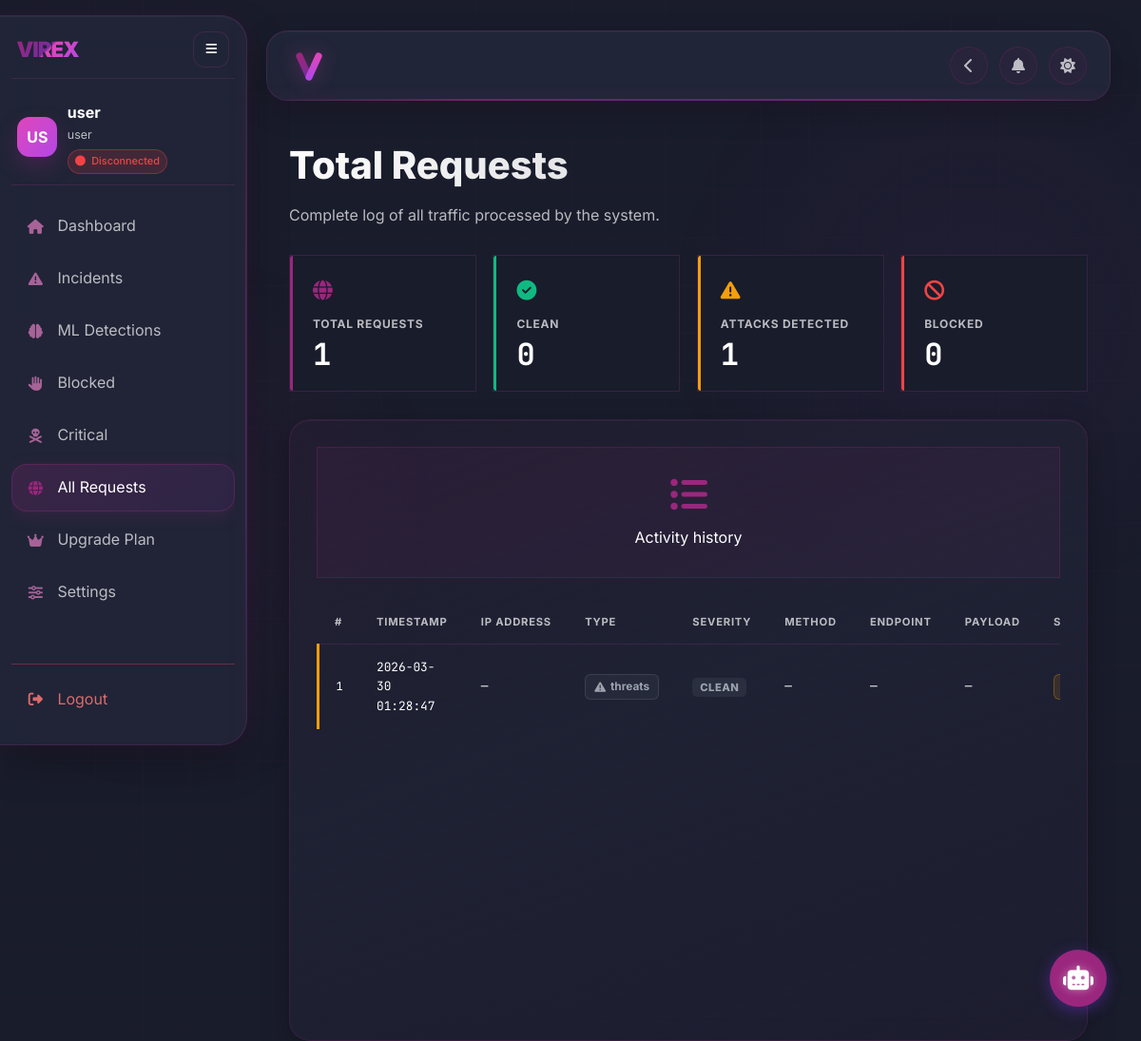
Page /requests (signed in) on the committed database.
### tables this page shows
CREATE TABLE users (
    user_id INTEGER PRIMARY KEY AUTOINCREMENT,
    username TEXT NOT NULL UNIQUE,
    password_hash TEXT NOT NULL,
    email TEXT UNIQUE,
    role_id INTEGER,
    department_id INTEGER,
    is_active BOOLEAN DEFAULT 1,
    last_login TIMESTAMP,
    created_at TIMESTAMP DEFAULT CURRENT_TIMESTAMP,
    updated_at TIMESTAMP, reset_token TEXT, reset_token_expiry TIMESTAMP,
    FOREIGN KEY (role_id) REFERENCES roles(role_id),
    FOREIGN KEY (department_id) REFERENCES departments(department_id)
);

CREATE TABLE roles (
    role_id INTEGER PRIMARY KEY AUTOINCREMENT,
    name TEXT NOT NULL,
    description TEXT,
    created_at TIMESTAMP DEFAULT CURRENT_TIMESTAMP
);

### app/dashboard/routes.py (the view)
    @app.route('/requests')
    @token_required
    def requests_page(current_user):
        logs = dashboard.load_audit_log()
        logs.sort(key=lambda x: x.get('timestamp', ''), reverse=True)
        return render_template('requests.html', logs=logs, title="Total Requests", user=current_user)

### app/templates/requests.html (shortened to what this page needs)
{% extends "sidebar_layout.html" %} {% set active_page = 'requests' %}  {% block stylesheets %}
<link
  rel="stylesheet"
  href="{{ url_for('static', filename='css/requests.css') }}"
/>
{% endblock %} {% block content %}
<main class="main-content">
  <header class="section-title">
    <h1>{{ title }}</h1>
    <p>Complete log of all traffic processed by the system.</p>
  </header>
  {% set total = logs | length %} {% set clean = logs |
  selectattr('attack_type', 'equalto', 'Clean') | list | length %} {% set
  attacks = total - clean %} {% set blocked_count = logs | selectattr('blocked',
  'equalto', true) | list | length %}
  <div class="req-summary">
    <div class="req-card card-total">
      <div class="req-card-icon"><i class="fas fa-globe"></i></div>
      <div class="req-card-label">Total Requests</div>
      <div class="req-card-value">{{ total }}</div>
    </div>
    <div class="req-card card-clean">
      <div class="req-card-icon">
        <i class="fas fa-circle-check"></i>
      </div>
      <div class="req-card-label">Clean</div>
      <div class="req-card-value">{{ clean }}</div>
    </div>
    <div class="req-card card-attack">
      <div class="req-card-icon">
        <i class="fas fa-triangle-exclamation"></i>
      </div>
      <div class="req-card-label">Attacks Detected</div>
      <div class="req-card-value">{{ attacks }}</div>
    </div>
    <div class="req-card card-blocked">
      <div class="req-card-icon"><i class="fas fa-ban"></i></div>
      <div class="req-card-label">Blocked</div>
      <div class="req-card-value">{{ blocked_count }}</div>
    </div>
  </div>
  <div class="table-card">
    {% if user.role == 'user' %}
    <div class="user-notice">
      <i class="fas fa-list-ul"></i>
      <h>Activity history </h2>
    </div>
    {% endif %}
    <div class="req-table-wrap">
      <table class="req-table" id="req-table">
        <thead>
          <tr>
            <th>#</th>
            <th>Timestamp</th>
            <th class="admin-only">IP Address</th>
            <th>Type</th>
            <th>Severity</th>
            <th class="admin-only">Method</th>
            <th class="admin-only">Endpoint</th>
            <th class="admin-only">Payload</th>
            <th>Status</th>
          </tr>
        </thead>
        <tbody id="req-tbody">
          {% for log in logs %} {% set t = (log.attack_type or log.type or '') |
          lower %} {% if log.blocked %}{% set row_tint = 'row-blocked-tint' %}
          {% elif 'clean' in t %}{% set row_tint = 'row-clean-tint' %} {% else
          %}{% set row_tint = 'row-attack-tint' %}{% endif %}
          <tr
            class="{{ row_tint }}"
            data-type="{{ t }}"
            data-blocked="{{ 'true' if log.blocked else 'false' }}"
            data-search="{{ (log.ip or '') ~ ' ' ~ (log.attack_type or '') ~ ' ' ~ (log.endpoint or '') | lower }}"
          >
            <td class="mono idx-cell">{{ loop.index }}</td>
            <td class="mono">{{ log.timestamp }}</td>
            <td class="admin-only mono">{{ log.ip or '—' }}</td>
            <td>
              {% if user.role == 'admin' %} {% if 'sql' in t %}<span
                class="threat-badge t-sqli"
                ><i class="fas fa-database"></i> {{ log.attack_type }}</span
              >
              {% elif 'xss' in t %}<span class="threat-badge t-xss"
                ><i class="fas fa-code"></i> {{ log.attack_type }}</span
              >
              {% elif 'brute' in t %}<span class="threat-badge t-brute"
                ><i class="fas fa-key"></i> {{ log.attack_type }}</span
              >
              {% elif 'scan' in t %}<span class="threat-badge t-scanner"
                ><i class="fas fa-eye"></i> {{ log.attack_type }}</span
              >
              {% elif 'ml' in t or 'anomaly' in t %}<span
                class="threat-badge t-ml"
                ><i class="fas fa-brain"></i> {{ log.attack_type }}</span
              >
              {% elif 'rate' in t %}<span class="threat-badge t-rate"
                ><i class="fas fa-bolt"></i> {{ log.attack_type }}</span
              >
              {% elif 'clean' in t %}<span class="threat-badge t-clean"
                ><i class="fas fa-circle-check"></i> Clean</span
              >
              {% else %}<span class="threat-badge t-unknown"
                ><i class="fas fa-circle-question"></i> {{ log.attack_type or
                '—' }}</span
              >
              {% endif %} {% else %} {% if log.attack_type != 'Clean' %}
              <span class="threat-badge t-unknown"
                ><i class="fas fa-triangle-exclamation"></i> threats </span
              >
              {% else %}
              <span class="threat-badge t-clean"
                ><i class="fas fa-circle-check"></i> clean </span
              >
              {% endif %} {% endif %}
            </td>
            <td>
              {% set sev = (log.severity or 'clean') | lower %}
              <span class="sev-badge sev-{{ sev }}"
                >{{ log.severity or 'Clean' }}</span
              >
            </td>
            <td class="admin-only mono method-cell">{{ log.method or '—' }}</td>
            <td class="admin-only mono payload-td">
              {{ log.endpoint or '—' }}
            </td>
            <td class="admin-only mono payload-td">
              {{ log.payload or log.snippet or log.description or '—' }}
            </td>
            <td>
              {% if log.blocked %}<span class="status-badge s-blocked"
                ><i class="fas fa-ban"></i> Blocked</span
              >
              {% elif log.ml_detected %}<span class="status-badge s-ml"
                ><i class="fas fa-brain"></i> ML Detected</span
              >
              {% elif log.attack_type == 'Clean' %}<span
                class="status-badge s-allowed"
                ><i class="fas fa-circle-check"></i> Allowed</span
              >
              {% else %}<span class="status-badge s-detected"
                > Detected</span
              >
              {% endif %}
            </td>
          </tr>
          {% else %}
          <tr class="empty-row">
            <td colspan="9">
              <i class="fas fa-inbox"></i>No requests logged yet.
            </td>
          </tr>
          {% endfor %}
        </tbody>
      </table>
    </div>
  </div>
</main>
{% endblock %}

### app/templates/sidebar_component.html (shortened to what this page needs)
<aside class="sidebar modern-sidebar" id="sidebar" aria-expanded="true">
  <div class="modern-sidebar__brand-row">
    <div class="sidebar-brand modern-sidebar__brand" style="display: flex; align-items: center; gap: 4px;">
      <span class="brand-v-icon">VIREX</span>
    </div>
    <button
      type="button"
      class="modern-sidebar__toggle"
      data-sidebar-toggle
      data-sidebar-target="sidebar"
      aria-label="Toggle sidebar"
      aria-controls="sidebar"
      aria-expanded="true"
    >
      <i class="fas fa-bars"></i>
    </button>
  </div>
  <div class="modern-sidebar__profile">
    <div class="modern-sidebar__profile-main">
      <div class="modern-sidebar__avatar" aria-hidden="true">
        {% if user and user.avatar_url %}
        <img
          src="{{ user.avatar_url }}"
          alt="avatar"
          style="
            width: 100%;
            height: 100%;
            object-fit: cover;
            border-radius: 13px;
          "
        />
        {% else %}
          {% if user and user.full_name %}
            {{ user.full_name[:2]|upper }}
          {% else %}
            {{ (user.username[:2] if user and user.username else 'US')|upper }}
          {% endif %}
        {% endif %}
      </div>
      <div class="modern-sidebar__profile-copy">
        <div class="modern-sidebar__username" id="sidebar-username" style="display: flex; align-items: center; gap: 8px;">
          {{ user.full_name if user and user.full_name else (user.username if user else 'User') }}
        </div>
        <div class="modern-sidebar__role">
          {{ user.role if user else 'Role' }}
        </div>
        <div
          class="modern-sidebar__status user-connection-status"
          id="sidebar-connection-status"
        >
        </div>
      </div>
    </div>
  </div>
  <nav class="modern-sidebar__nav" aria-label="Primary">
    <a
      href="/dashboard"
      class="modern-sidebar__item {% if active_page == 'dashboard' %}active{% endif %}"
    >
      <span class="modern-sidebar__icon"><i class="fas fa-home"></i></span>
      <span class="modern-sidebar__label">Dashboard</span>
    </a>
    <a
      href="/incidents"
      class="modern-sidebar__item {% if active_page == 'incidents' %}active{% endif %}"
    >
      <span class="modern-sidebar__icon"
        ><i class="fas fa-exclamation-triangle"></i
      ></span>
      <span class="modern-sidebar__label">Incidents</span>
    </a>
    <a
      href="/ml-detections"
      class="modern-sidebar__item {% if active_page == 'ml-detections' %}active{% endif %}"
    >
      <span class="modern-sidebar__icon"><i class="fas fa-brain"></i></span>
      <span class="modern-sidebar__label">ML Detections</span>
    </a>
    <a
      href="/blocked_page"
      class="modern-sidebar__item {% if active_page == 'blocked' %}active{% endif %}"
    >
      <span class="modern-sidebar__icon"><i class="fas fa-hand"></i></span>
      <span class="modern-sidebar__label">Blocked</span>
    </a>
    <a
      href="/critical"
      class="modern-sidebar__item {% if active_page == 'critical' %}active{% endif %}"
    >
      <span class="modern-sidebar__icon"
        ><i class="fas fa-skull-crossbones"></i
      ></span>
      <span class="modern-sidebar__label">Critical</span>
    </a>
    <a
      href="/requests"
      class="modern-sidebar__item {% if active_page == 'requests' %}active{% endif %}"
    >
      <span class="modern-sidebar__icon"><i class="fas fa-globe"></i></span>
      <span class="modern-sidebar__label">All Requests</span>
    </a>
    <a
      href="/pricing"
      class="modern-sidebar__item {% if active_page == 'pricing' %}active{% endif %}"
    >
      <span class="modern-sidebar__icon"><i class="fas fa-crown"></i></span>
      <span class="modern-sidebar__label">Upgrade Plan</span>
    </a>
    <a
      href="/settings"
      class="modern-sidebar__item {% if active_page == 'settings' %}active{% endif %}"
    >
      <span class="modern-sidebar__icon"><i class="fas fa-sliders"></i></span>
      <span class="modern-sidebar__label">Settings</span>
    </a>
  </nav>
  <div class="modern-sidebar__footer">
    <button type="button" class="modern-sidebar__logout" id="logout-btn">
      <span class="modern-sidebar__icon"
        ><i class="fas fa-right-from-bracket"></i
      ></span>
      <span class="modern-sidebar__label">Logout</span>
    </button>
  </div>
</aside>

### rows in the picture
users: username "US", username "user"
roles: name "user"

### other values in the picture
{{ title }} "Total Requests"
{{ total }} "1"
{{ clean }} "0"
{{ attacks }} "1"
{{ blocked_count }} "0"
{{ log.timestamp }} "2026-03-30 01:28:47"
{{ log.ip or '—' }} "—"
{{ log.severity or 'Clean' }} "CLEAN"
{{ log.method or '—' }} "—"
{{ log.endpoint or '—' }} "—"
{{ log.payload or log.snippet or log.description or '—' }} "—"
